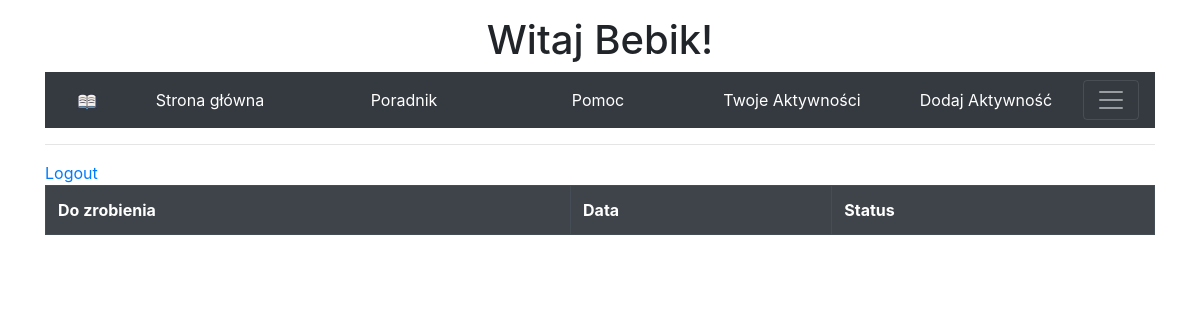
/activities/ (signed in), run on an earlier commit of the app's database.
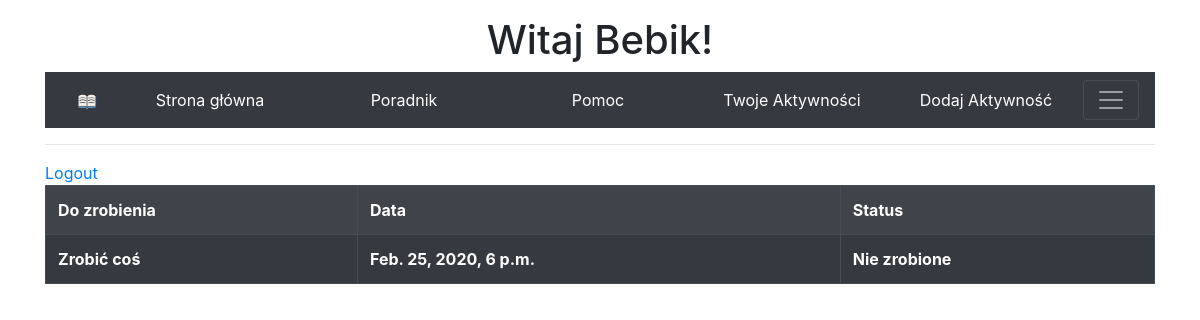
And on a later commit of the database.
### activities/models.py (models this page shows)
class Activitie(models.Model):
    activitie = models.CharField(max_length=50)
    to_do_date = models.DateTimeField()
    is_done = models.BooleanField()
    user = models.ForeignKey(User, on_delete=models.CASCADE)

### activities/views.py (the view)
# urls.py: path('', PostListView.as_view(), name='activitie'),
class PostListView(LoginRequiredMixin, ListView):
    login_url = '/login/'
    model = Activitie
    template_name = 'activitie.html'
    context_object_name = 'activities'
    def get_queryset(self):
        query_set=super().get_queryset()
        return query_set.filter(user=self.request.user)

### activities/templates/activitie.html
{% extends 'base.html' %}
{% block content %}
    <table class="table table-bordered table-hover table-dark table-striped">
        <tr>
            <th>Do zrobienia</th>
            <th>Data</th>
            <th>Status</th>
        </tr>
        {% for activitie in activities %}
            <tr>
                <th>{{activitie.activitie}}</th>
                <th>{{activitie.to_do_date}}</th>
                {% if activitie.is_done %}
                    <th>Zrobione</th>
                {% else %}
                    <th>Nie zrobione</th>
                {% endif %}
            </tr>
        {% endfor %}
    </table>
{% endblock %}

### users/templates/base.html (shortened to what this page needs)
{% load static %}
<!DOCTYPE html>
<html lang="en">
  <head>
    <link rel="stylesheet" href="https://stackpath.bootstrapcdn.com/bootstrap/4.4.1/css/bootstrap.min.css">
    <link rel="stylesheet" href="{% static 'users/style.css' %}">
  </head>
  <body>
    <div class="container">
      <div class="mt-3">
        <header>
          {% if not user.is_authenticated %}
            <h1 id="login-try">Spróbuj się zalogować!</h1>
          {% else %}
            <h1 id="login-try">Witaj {{ user.username }}!</h1>
          {% endif %}
          <nav class="nav navbar navbar-dark nav-pills nav-justified bg-dark">
            <a class="navbar-brand ml-3" href="{% url 'home' %}">
              <img src="{% static 'icon1.png' %}" alt="Rysuneczek" width=20px height=20px>
            </a>
            <li class="nav-item">
              <a class="nav-link text-white" href="{% url 'home' %}">Strona główna</a>
            </li>
            <li class="nav-item">
              <a class="nav-link text-white" href="#">Poradnik</a>
            </li>
            <li class="nav-item">
              <a class="nav-link text-white" href="#">Pomoc</a>
            </li>
            <li class="nav-item">
              <a class="nav-link text-white" href="{% url 'activitie' %}">Twoje Aktywności</a>
            </li>
            <li class="nav-item">
              <a class="nav-link text-white" href="{% url 'add-activitie' %}">Dodaj Aktywność</a>
            </li>
            <button class="navbar-toggler" type="button">
              <span class="navbar-toggler-icon"></span>
            </button>
          </nav>
          <hr>
          {% if user.is_authenticated %}
            <a id="logout" href="{% url 'logout' %}">Logout</a>
          {% else %}
            <a href="{% url 'login' %}">Login</a> / <a href="{% url 'signup' %}">Signup</a>
          {% endif %}
        </header>
        <main>
          {% block content %}
          {% endblock %}
        </main>
      </div>
    </div>
  </body>
</html>

### users/static/users/style.css (style rules this page uses)
body { margin: 0; }
#login-try { text-align: center; }
#logout { text-align: right; }

What changed in the data, as far as the page shows it:
added Activitie: activitie "Zrobić coś", to_do_date "Feb. 25, 2020, 6 p.m.", is_done "Nie zrobione"
